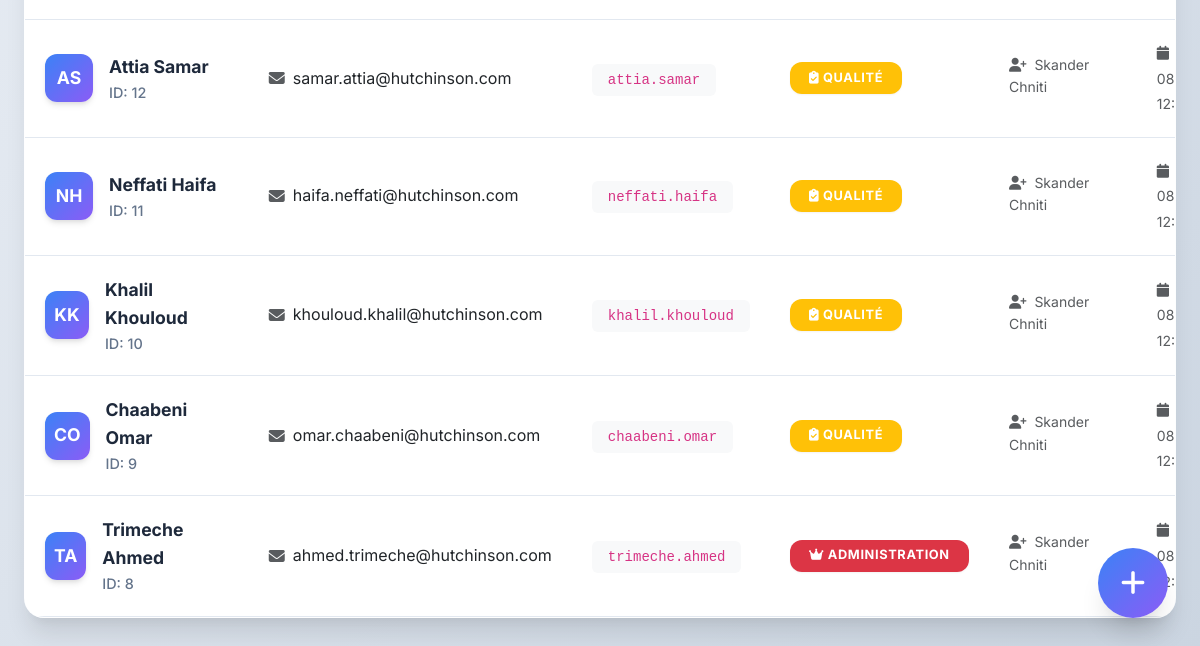
The app's page /admin/users (signed in, lower part), older data.
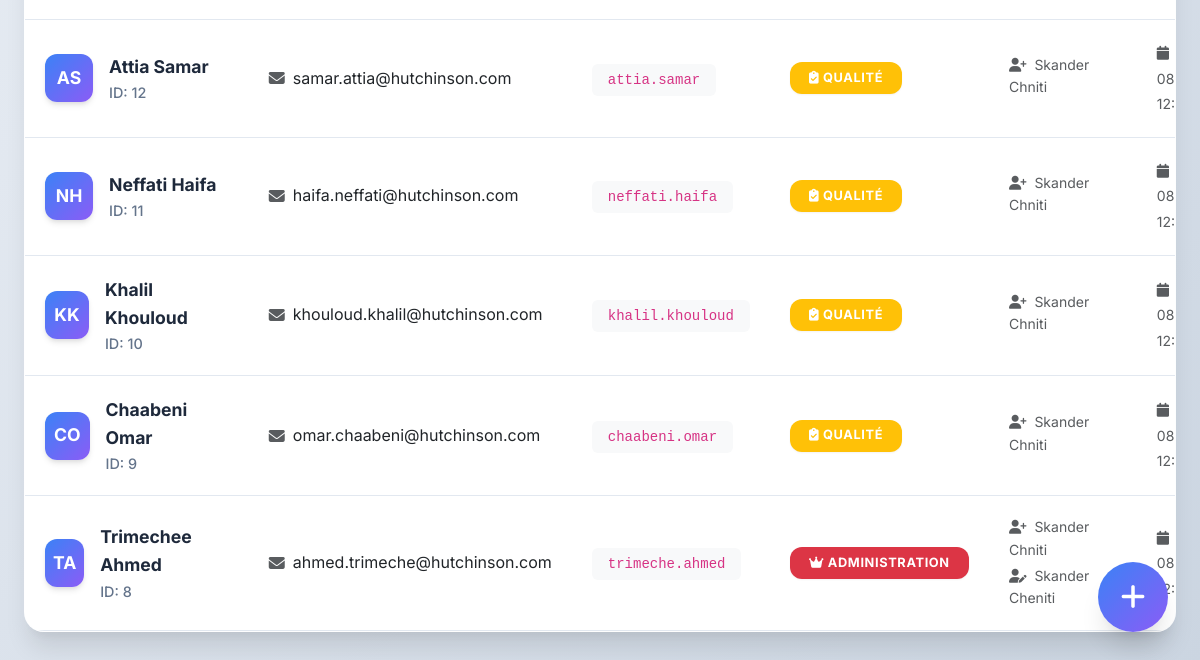
The same page, newer data.
### tables this page shows
CREATE TABLE users (
            id INTEGER PRIMARY KEY AUTOINCREMENT,
            nom TEXT NOT NULL,
            prenom TEXT NOT NULL,
            email TEXT UNIQUE NOT NULL,
            nom_compte TEXT UNIQUE NOT NULL,
            mot_de_passe TEXT NOT NULL,
            role TEXT NOT NULL CHECK (role IN ('Administration', 'Chargé Qualité/Animateur Qualité', 'Autre')),
            created_at TIMESTAMP DEFAULT CURRENT_TIMESTAMP,
            updated_at TIMESTAMP DEFAULT CURRENT_TIMESTAMP,
            cree_par TEXT,
            modifie_par TEXT,
            is_protected INTEGER DEFAULT 0
        );

### app.py (the view)
@app.route('/admin/users')
@login_required
@admin_required
def admin_users():
    conn = get_db_connection()
    users = conn.execute('''
        SELECT *,
               CASE WHEN is_protected = 1 THEN 'Oui' ELSE 'Non' END as protege,
               CASE
                   WHEN updated_at > created_at THEN strftime('%d/%m/%Y', updated_at)
                   ELSE NULL
               END as derniere_modification
        FROM users
        ORDER BY
            is_protected DESC,  -- Utilisateurs protégés en premier
            created_at DESC
    ''').fetchall()
    conn.close()
    return render_template('admin/users.html', users=users)

### app.py (called while the page is built)
def get_db_connection():
    conn = sqlite3.connect(DATABASE)
    conn.row_factory = sqlite3.Row
    return conn

def login_required(f):
    @wraps(f)
    def decorated_function(*args, **kwargs):
        if 'user_id' not in session:
            return redirect(url_for('login'))
        return f(*args, **kwargs)
    return decorated_function

def admin_required(f):
    @wraps(f)
    def decorated_function(*args, **kwargs):
        if 'user_role' not in session or session['user_role'] != 'Administration':
            flash('Accès non autorisé', 'error')
            return redirect(url_for('dashboard'))
        return f(*args, **kwargs)
    return decorated_function

### templates/admin/users.html (shortened to what this page needs)
<!DOCTYPE html>
<html lang="fr">
<head>
    <link href="https://cdnjs.cloudflare.com/ajax/libs/bootstrap/5.3.0/css/bootstrap.min.css" rel="stylesheet">
    <link href="https://cdnjs.cloudflare.com/ajax/libs/font-awesome/6.4.0/css/all.min.css" rel="stylesheet">
</head>
<body>
    <div class="container-fluid">
        <div class="main-card">
            <div class="table-container">
                <div class="table-responsive">
                    <table class="table table-hover mb-0" id="usersTable">
                        <tbody>
                            {% for user in users %}
                            <tr class="{{ 'protected-user' if user.is_protected == 1 else '' }}" data-user-search="{{ (user.prenom + ' ' + user.nom + ' ' + user.email + ' ' + user.nom_compte)|lower }}">
                                <td>
                                    <div class="user-info">
                                        <div class="user-avatar">
                                            {{ user.prenom[0] }}{{ user.nom[0] }}
                                        </div>
                                        <div class="user-details">
                                            <div class="user-name">
                                                {{ user.prenom }} {{ user.nom }}
                                            </div>
                                            <div class="user-meta">ID: {{ user.id }}</div>
                                        </div>
                                    </div>
                                </td>
                                <td>
                                    <div class="d-flex align-items-center">
                                        <i class="fas fa-envelope text-muted me-2"></i>
                                        <span>{{ user.email }}</span>
                                    </div>
                                </td>
                                <td>
                                    <code class="bg-light px-3 py-2 rounded">{{ user.nom_compte }}</code>
                                </td>
                                <td>
                                    {% if user.role == 'Administration' %}
                                        <span class="badge bg-danger">
                                            <i class="fas fa-crown"></i> {{ user.role }}
                                        </span>
                                    {% elif user.role == 'Chargé Qualité/Animateur Qualité' %}
                                        <span class="badge bg-warning">
                                            <i class="fas fa-clipboard-check"></i> Qualité
                                        </span>
                                    {% elif user.role == 'Autre' %}
                                        <span class="badge bg-info">
                                            <i class="fas fa-user-friends"></i> {{ user.role }}
                                        </span>
                                    {% else %}
                                        <span class="badge bg-secondary">
                                            <i class="fas fa-user"></i> {{ user.role }}
                                        </span>
                                    {% endif %}
                                </td>
                                <td>
                                    <small class="text-muted">
                                        <div class="mb-1">
                                            <i class="fas fa-user-plus me-1"></i>
                                            {{ user.cree_par or 'Système' }}
                                        </div>
                                        {% if user.modifie_par %}
                                            <div>
                                                <i class="fas fa-user-edit me-1"></i>
                                                {{ user.modifie_par }}
                                            </div>
                                        {% endif %}
                                    </small>
                                </td>
                                <td>
                                    <small class="text-muted">
                                        <i class="fas fa-calendar me-1"></i>
                                        {{ user.created_at.split('T')[0] if user.created_at else 'N/A' }}
                                    </small>
                                </td>
                            </tr>
                            {% endfor %}
                        </tbody>
                    </table>
                </div>
            </div>
        </div>
    </div>
    <div class="floating-action">
        <button type="button" class="floating-btn" data-bs-toggle="modal" data-bs-target="#addUserModal" title="Ajouter un utilisateur" data-bs-toggle="tooltip">
            <i class="fas fa-plus"></i>
        </button>
    </div>
</body>
</html>

### templates/admin/users.html (style rules this page uses)
:root { --primary-navy: #0f172a; --navy-dark: #020617; --navy-light: #1e293b; --primary-red: #dc2626; --red-dark: #b91c1c; --red-light: #ef4444; --primary-blue: #3b82f6; --accent-purple: #8b5cf6; --accent-emerald: #10b981; --accent-amber: #f59e0b; --white: #ffffff; --gray-light: #f8fafc; --gray-50: #f9fafb; --gray-100: #f1f5f9; --gray-200: #e2e8f0; --gray-300: #cbd5e1; --gray-400: #94a3b8; --gray-500: #64748b; --gray-600: #475569; --gray-700: #334155; --gray-800: #1e293b; --gray-900: #0f172a; --success: #10b981; --warning: #f59e0b; --info: #06b6d4; --shadow-sm: 0 1px 2px 0 rgba(0, 0, 0, 0.05); --shadow-md: 0 4px 6px -1px rgba(0, 0, 0, 0.1), 0 2px 4px -1px rgba(0, 0, 0, 0.06); --shadow-lg: 0 10px 15px -3px rgba(0, 0, 0, 0.1), 0 4px 6px -2px rgba(0, 0, 0, 0.05); --shadow-xl: 0 20px 25px -5px rgba(0, 0, 0, 0.1), 0 10px 10px -5px rgba(0, 0, 0, 0.04); --shadow-2xl: 0 25px 50px -12px rgba(0, 0, 0, 0.25); --border-radius: 16px; --border-radius-lg: 20px; --gradient-primary: linear-gradient(135deg, #0f172a 0%, #1e293b 50%, #334155 100%); --gradient-accent: linear-gradient(135deg, #3b82f6 0%, #8b5cf6 100%); --gradient-glass: rgba(255, 255, 255, 0.1); }
* { box-sizing: border-box; }
body { font-family: 'Inter', -apple-system, BlinkMacSystemFont, sans-serif; background: linear-gradient(135deg, #f1f5f9 0%, #e2e8f0 50%, #cbd5e1 100%); min-height: 100vh; color: var(--gray-800); line-height: 1.6; position: relative; }
.container-fluid { max-width: 1400px; margin: 2rem auto; padding: 0 1.5rem; }
.main-card { background: rgba(255, 255, 255, 0.95); border-radius: var(--border-radius-lg); box-shadow: var(--shadow-xl); overflow: hidden; backdrop-filter: blur(20px); border: 1px solid rgba(255, 255, 255, 0.2); }
.table { margin: 0; }
.table td { padding: 1.25rem; border-bottom: 1px solid var(--gray-200); vertical-align: middle; }
.table tbody tr { transition: all 0.2s ease; }
.user-info { display: flex; align-items: center; gap: 1rem; }
.user-avatar { width: 48px; height: 48px; border-radius: 12px; background: var(--gradient-accent); color: var(--white); display: flex; align-items: center; justify-content: center; font-weight: 700; font-size: 1.1rem; box-shadow: var(--shadow-md); }
.user-details .user-name { font-weight: 700; font-size: 1.1rem; color: var(--gray-800); }
.user-details .user-meta { font-size: 0.9rem; color: var(--gray-500); font-weight: 500; }
.badge { padding: 0.6rem 1.2rem; border-radius: 12px; font-size: 0.8rem; font-weight: 700; text-transform: uppercase; letter-spacing: 0.05em; box-shadow: var(--shadow-sm); }
.floating-action { position: fixed; bottom: 2rem; right: 2rem; z-index: 1000; }
.floating-btn { width: 70px; height: 70px; border-radius: 50%; background: var(--gradient-accent); color: var(--white); display: flex; align-items: center; justify-content: center; font-size: 1.75rem; box-shadow: var(--shadow-xl); transition: all 0.4s cubic-bezier(0.4, 0, 0.2, 1); border: none; }

Row changes from the older to the newer data that the page shows:
changed users "Ahmed": prenom "Trimeche" → "Trimechee"; modifie_par (not shown) → "Skander Cheniti"
